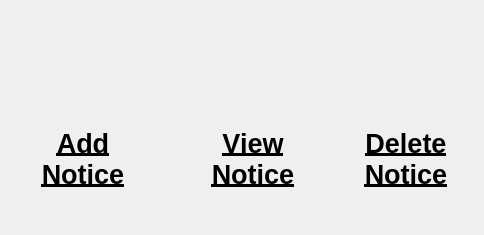
<?xml version="1.0" encoding="UTF-8"?>
<ui version="4.0">
 <class>noticeDialog</class>
 <widget class="QDialog" name="noticeDialog">
  <property name="geometry">
   <rect>
    <x>0</x>
    <y>0</y>
    <width>484</width>
    <height>235</height>
   </rect>
  </property>
  <property name="windowTitle">
   <string>Notice</string>
  </property>
  <widget class="QPushButton" name="deleteNotice">
   <property name="geometry">
    <rect>
     <x>350</x>
     <y>10</y>
     <width>120</width>
     <height>120</height>
    </rect>
   </property>
   <property name="maximumSize">
    <size>
     <width>120</width>
     <height>120</height>
    </size>
   </property>
   <property name="styleSheet">
    <string notr="true">border:none;</string>
   </property>
   <property name="text">
    <string/>
   </property>
   <property name="icon">
    <iconset>
     <normaloff>../../../Images/delete_event.png</normaloff>../../../Images/delete_event.png</iconset>
   </property>
   <property name="iconSize">
    <size>
     <width>100</width>
     <height>100</height>
    </size>
   </property>
  </widget>
  <widget class="QPushButton" name="addNotice">
   <property name="geometry">
    <rect>
     <x>30</x>
     <y>10</y>
     <width>120</width>
     <height>120</height>
    </rect>
   </property>
   <property name="maximumSize">
    <size>
     <width>120</width>
     <height>120</height>
    </size>
   </property>
   <property name="styleSheet">
    <string notr="true">border:none;</string>
   </property>
   <property name="text">
    <string/>
   </property>
   <property name="icon">
    <iconset>
     <normaloff>../../../Images/add_event.png</normaloff>../../../Images/add_event.png</iconset>
   </property>
   <property name="iconSize">
    <size>
     <width>100</width>
     <height>100</height>
    </size>
   </property>
  </widget>
  <widget class="QPushButton" name="viewNotice">
   <property name="geometry">
    <rect>
     <x>190</x>
     <y>10</y>
     <width>120</width>
     <height>120</height>
    </rect>
   </property>
   <property name="sizePolicy">
    <sizepolicy hsizetype="Fixed" vsizetype="Fixed">
     <horstretch>0</horstretch>
     <verstretch>0</verstretch>
    </sizepolicy>
   </property>
   <property name="maximumSize">
    <size>
     <width>120</width>
     <height>120</height>
    </size>
   </property>
   <property name="styleSheet">
    <string notr="true">border:none;</string>
   </property>
   <property name="text">
    <string/>
   </property>
   <property name="icon">
    <iconset>
     <normaloff>../../../Images/search_hospital.png</normaloff>../../../Images/search_hospital.png</iconset>
   </property>
   <property name="iconSize">
    <size>
     <width>100</width>
     <height>100</height>
    </size>
   </property>
  </widget>
  <widget class="QLabel" name="deleteNoticeLabel">
   <property name="geometry">
    <rect>
     <x>350</x>
     <y>120</y>
     <width>112</width>
     <height>78</height>
    </rect>
   </property>
   <property name="sizePolicy">
    <sizepolicy hsizetype="Fixed" vsizetype="Fixed">
     <horstretch>0</horstretch>
     <verstretch>0</verstretch>
    </sizepolicy>
   </property>
   <property name="text">
    <string>&lt;html&gt;&lt;head/&gt;&lt;body&gt;&lt;p align=&quot;center&quot;&gt;&lt;span style=&quot; font-size:20pt; font-weight:600; text-decoration: underline;&quot;&gt;Delete&lt;br/&gt;Notice&lt;/span&gt;&lt;/p&gt;&lt;/body&gt;&lt;/html&gt;</string>
   </property>
  </widget>
  <widget class="QLabel" name="addNoticeLabel">
   <property name="geometry">
    <rect>
     <x>20</x>
     <y>120</y>
     <width>126</width>
     <height>78</height>
    </rect>
   </property>
   <property name="sizePolicy">
    <sizepolicy hsizetype="Fixed" vsizetype="Fixed">
     <horstretch>0</horstretch>
     <verstretch>0</verstretch>
    </sizepolicy>
   </property>
   <property name="text">
    <string>&lt;html&gt;&lt;head/&gt;&lt;body&gt;&lt;p align=&quot;center&quot;&gt;&lt;span style=&quot; font-size:20pt; font-weight:600; text-decoration: underline;&quot;&gt;Add&lt;br/&gt;Notice&lt;/span&gt;&lt;/p&gt;&lt;/body&gt;&lt;/html&gt;</string>
   </property>
  </widget>
  <widget class="QLabel" name="viewNoticeLabel">
   <property name="geometry">
    <rect>
     <x>190</x>
     <y>120</y>
     <width>126</width>
     <height>78</height>
    </rect>
   </property>
   <property name="sizePolicy">
    <sizepolicy hsizetype="Fixed" vsizetype="Fixed">
     <horstretch>0</horstretch>
     <verstretch>0</verstretch>
    </sizepolicy>
   </property>
   <property name="text">
    <string>&lt;html&gt;&lt;head/&gt;&lt;body&gt;&lt;p align=&quot;center&quot;&gt;&lt;span style=&quot; font-size:20pt; font-weight:600; text-decoration: underline;&quot;&gt;View&lt;br/&gt;Notice&lt;/span&gt;&lt;/p&gt;&lt;/body&gt;&lt;/html&gt;</string>
   </property>
  </widget>
 </widget>
 <resources/>
 <connections/>
</ui>
